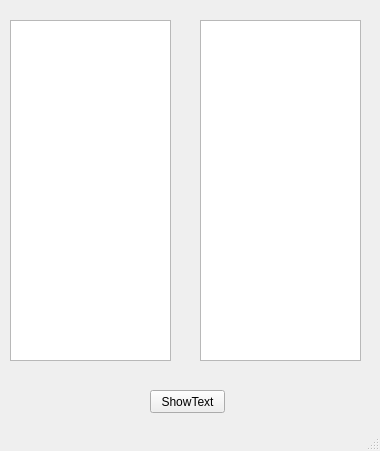
<?xml version="1.0" encoding="UTF-8"?>
<ui version="4.0">
 <class>MainWindow</class>
 <widget class="QMainWindow" name="MainWindow">
  <property name="geometry">
   <rect>
    <x>0</x>
    <y>0</y>
    <width>380</width>
    <height>451</height>
   </rect>
  </property>
  <property name="windowTitle">
   <string>MainWindow</string>
  </property>
  <widget class="QWidget" name="centralWidget">
   <widget class="QTextEdit" name="textEdit1">
    <property name="geometry">
     <rect>
      <x>10</x>
      <y>20</y>
      <width>161</width>
      <height>341</height>
     </rect>
    </property>
   </widget>
   <widget class="QTextEdit" name="textEdit2">
    <property name="geometry">
     <rect>
      <x>200</x>
      <y>20</y>
      <width>161</width>
      <height>341</height>
     </rect>
    </property>
   </widget>
   <widget class="QPushButton" name="pushButton">
    <property name="geometry">
     <rect>
      <x>150</x>
      <y>390</y>
      <width>75</width>
      <height>23</height>
     </rect>
    </property>
    <property name="text">
     <string>ShowText</string>
    </property>
   </widget>
  </widget>
  <widget class="QStatusBar" name="statusBar"/>
 </widget>
 <layoutdefault spacing="6" margin="11"/>
 <resources/>
 <connections/>
</ui>
